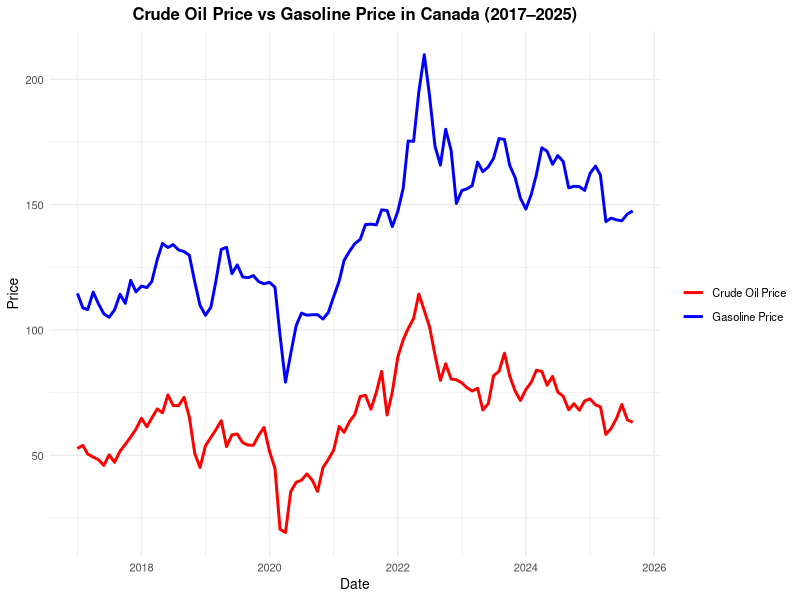
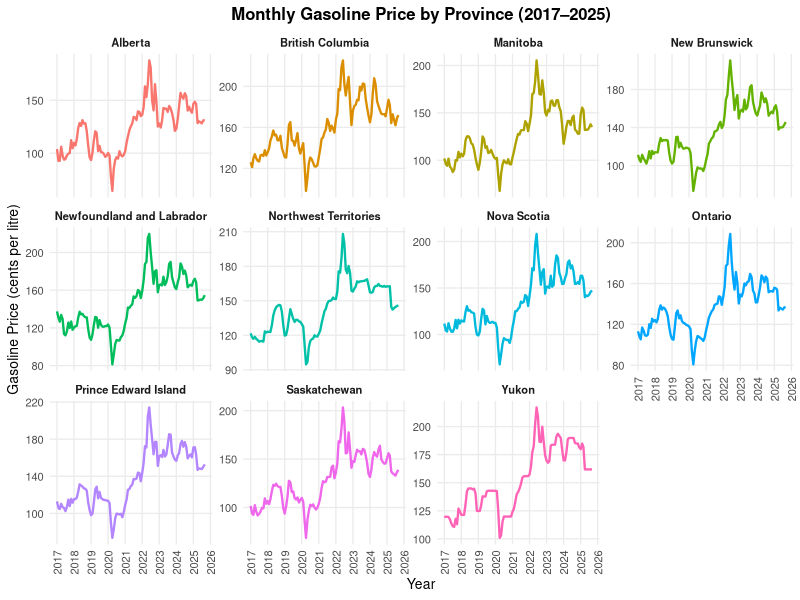
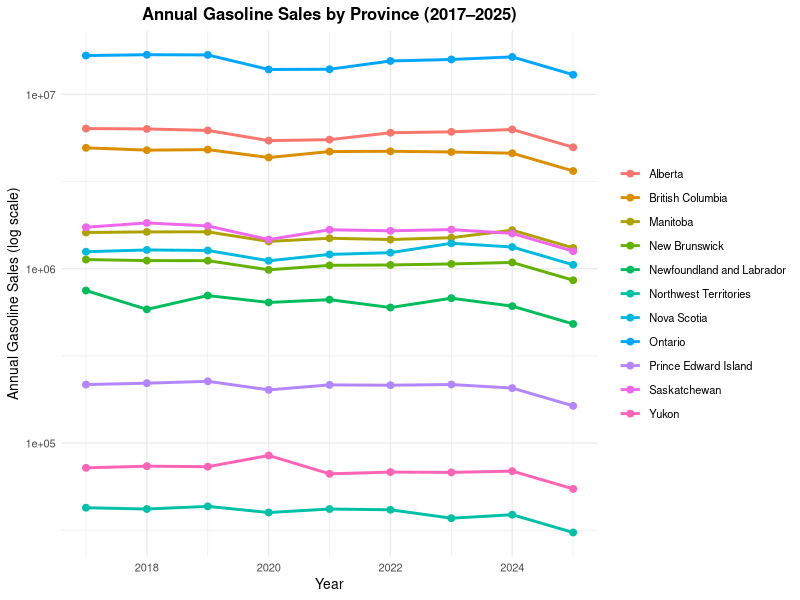
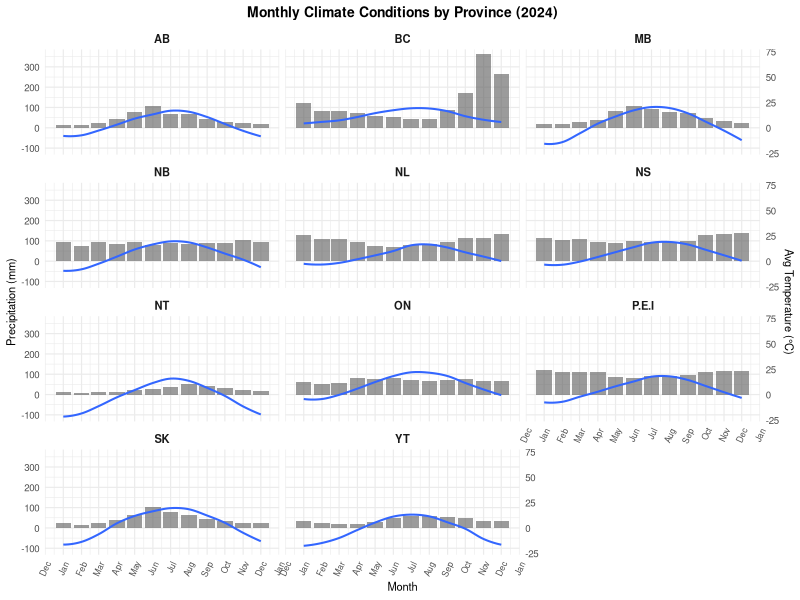

Recreate these plots in R, in order.
## ---- chunk 1
#| message: true
#| warning: true
#| include: false

library(knitr)
library(dplyr)
library(ggplot2)
library(lubridate)
library(kableExtra)
library(stringr)

gas<-read.csv("Final_Data.csv")

## ---- chunk 2
#| label: fig-price-ca
#| fig-cap: Gasoline Price in Canada (General Case)
#| echo: false
#| warning: false
#| message: false


gas$Date <- as.Date(gas$Date)

# National average monthly gasoline price
gas_price_monthly <- gas %>%
  group_by(Date) %>%
  summarise(Avg_Gasoline = mean(Gasoline_Price, na.rm = TRUE))

# National average monthly crude oil price 
oil_price_monthly <- gas %>%
  group_by(Date) %>%
  summarise(Avg_Crude = mean(Crude_Oil_Price, na.rm = TRUE))

# Combine two series into one data frame
price_compare <- gas_price_monthly %>%
  left_join(oil_price_monthly, by = "Date")

# Crude Oil vs Gasoline graph
ggplot(price_compare, aes(x = Date)) +
  geom_line(aes(y = Avg_Gasoline, color = "Gasoline Price"), size = 1) +
  geom_line(aes(y = Avg_Crude, color = "Crude Oil Price"), size = 1) +
  scale_color_manual(values = c("Gasoline Price" = "blue",
                                "Crude Oil Price" = "red")) +
  labs(
    title = "Crude Oil Price vs Gasoline Price in Canada (2017–2025)",
    x = "Date",
    y = "Price",
    color = ""
  ) +
  theme_minimal(base_size = 10) +
  theme(
    plot.title = element_text(hjust = 0.5, face = "bold")
  )


## ---- chunk 3
#| label: fig-price-spe
#| fig-cap: Gasoline Price in Canada by Province
#| echo: false
#| warning: false
#| message: false
gas$Date <- as.Date(gas$Date)


gas_clean <- gas %>%
  filter(!is.na(Province), Province != "") %>%
  group_by(Province) %>%
  filter(!all(is.na(Gasoline_Price))) %>%
  ungroup()


ggplot(gas_clean, aes(x = Date, y = Gasoline_Price, color = Province)) +
  geom_line(size = 0.8, show.legend = FALSE) +      
  facet_wrap(~ Province, scales = "free_y", ncol = 4) +
  scale_x_date(
    date_breaks = "1 year",
    date_labels = "%Y"
  ) +
  labs(
    title = "Monthly Gasoline Price by Province (2017–2025)",
    x = "Year",
    y = "Gasoline Price (cents per litre)"
  ) +
  theme_minimal(base_size = 10) +
  theme(
    plot.title = element_text(hjust = 0.5, face = "bold"),
    strip.text = element_text(face = "bold"),
    axis.text.x = element_text(angle = 90, vjust = 0.5),
    panel.grid.minor = element_blank()
  )

## ---- chunk 4
#| label: fig-sale-pro
#| fig-cap: Gasoline Sales in Canada by Province
#| echo: false
#| warning: false
#| message: false
library(dplyr)
library(ggplot2)
library(lubridate)

# Drop NA rows and ensure Sale_quant correct
gas_clean <- gas %>%
  filter(!is.na(Sale_quant), !is.na(Province)) %>%
  mutate(Year = year(Date))

# annual sales by province
annual_sales <- gas_clean %>%
  group_by(Province, Year) %>%
  summarise(Annual_Sales = sum(Sale_quant, na.rm = TRUE), .groups = "drop")

# log y-axis
ggplot(annual_sales, aes(x = Year, y = Annual_Sales, color = Province, group = Province)) +
  geom_line(size = 1) +
  geom_point(size = 2) +
  scale_y_log10() +                                   
  labs(
    title = "Annual Gasoline Sales by Province (2017–2025)",
    x = "Year",
    y = "Annual Gasoline Sales (log scale)"
  ) +
  theme_minimal(base_size = 10) +
  theme(
    plot.title = element_text(hjust = 0.5, face = "bold"),
    legend.title = element_blank()
  )

## ---- chunk 5
#| label: tbl-tax-ca
#| echo: false
#| message: false
#| warning: false
#| fig-height: 5
#| fig-width: 6
#| tbl-cap: Fuel charge rates by Province (Unit $ per Litre)

library(tidyverse)
library(kableExtra)


fuel_summary <- read_csv("Fuel_Charge_Table.csv") %>%
  

  mutate(
    Province = recode(Province,
      "Ontario" = "ON",
      "Quebec" = "QC",
      "British Columbia" = "BC",
      "Alberta" = "AB",
      "Saskatchewan" = "SK",
      "Manitoba" = "MB",
      "New Brunswick" = "NB",
      "Nova Scotia" = "NS",
      "Prince Edward Island" = "P.E.I",
      "Newfoundland and Labrador" = "NL",
      "Yukon" = "YT",
      "Northwest Territories" = "NT",
      "Nunavut" = "NU"
    )
  )

fuel_summary %>%
  kbl(
    digits = 2,
    align = "lcccccc"
  ) %>%
  kable_classic(full_width = FALSE, html_font = "Times New Roman") %>%
  add_header_above(c(" " = 1, "Fiscal Year" = 6)) %>%
  kable_styling(position = "center", font_size = 8)


## ---- chunk 6
#| label: fig-cli
#| echo: false
#| message: false
#| warning: false
#| fig-cap: Temperacture and Precipitation Change by Provibce



gas$Date <- as.Date(gas$Date)

climate_2024 <- gas %>%
  filter(
    year(Date) == 2024,
    Province != "Nunavut"
  )

climate_2024 <- climate_2024 %>%
  mutate(
    Province_short = case_when(
      Province == "Newfoundland and Labrador" ~ "NL",
      Province == "Prince Edward Island"      ~ "P.E.I",
      Province == "Nova Scotia"               ~ "NS",
      Province == "New Brunswick"             ~ "NB",
      Province == "Quebec"                    ~ "QC",
      Province == "Ontario"                   ~ "ON",
      Province == "Manitoba"                  ~ "MB",
      Province == "Saskatchewan"              ~ "SK",
      Province == "Alberta"                   ~ "AB",
      Province == "British Columbia"          ~ "BC",
      Province == "Yukon"                     ~ "YT",
      Province == "Northwest Territories"     ~ "NT",
      TRUE ~ Province   # 
    )
  )

ggplot(climate_2024, aes(x = Date)) +
  # Precipitation bars
  geom_col(aes(y = Precip_mm), alpha = 0.6) +
  
  # Smoothed temperature line（loess 平滑）
  geom_smooth(
    aes(y = AvgTemp_C * 5),
    method = "loess",
    se = FALSE,
    span = 0.4, 
    alpha = 0.8,
    linewidth = 0.7
  ) +
  
  # double
  scale_y_continuous(
    name = "Precipitation (mm)",
    sec.axis = sec_axis(~ . / 5, name = "Avg Temperature (°C)")
  ) +
  
  scale_x_date(
    date_breaks = "1 month",
    date_labels = "%b"
  ) +
  
  facet_wrap(~ Province_short, ncol = 3) +
  
  labs(
    title = "Monthly Climate Conditions by Province (2024)",
    x = "Month"
  ) +
  
  theme_minimal(base_size = 9) +
  theme(
    strip.text = element_text(face = "bold", size = 8),
    axis.text.x = element_text(angle = 65, hjust = 1, size = 6),
    axis.text.y = element_text(size = 7),
    axis.title = element_text(size = 8),
    plot.title = element_text(hjust = 0.5, face = "bold", size = 10)
  )


## ---- chunk 7
#| echo: false
#| message: false
#| warning: false
library(dplyr)
library(lubridate)
library(forecast)
library(tidyr)
library(purrr)

library(dplyr)
library(nlme)
library(tidyr)

panel <- gas_clean %>%
  select(Province, Date, Gasoline_Price, Tax_cents_per_litre, Crude_Oil_Price) %>%
  drop_na() %>%
  mutate(
    Province = factor(Province),
    ln_price = log(Gasoline_Price),
    tnum     = as.numeric(Date)
  ) %>%
  arrange(Province, Date)

fit_price_pooled <- gls(
  ln_price ~ Tax_cents_per_litre + Crude_Oil_Price + Province,
  data = panel,
  correlation = corAR1(form = ~ tnum | Province),
  method = "REML"
)



## ---- chunk 8
#| echo: false
#| message: false
#| warning: false
library(dplyr)
library(lubridate)
library(broom)
library(tidyr)

demand_data <- gas %>%
  mutate(
    Date     = as.Date(Date),
    Province = trimws(Province)
  ) %>%
  filter(
    Province != "",
    Date >= as.Date("2017-01-01"),
    Date <= as.Date("2025-09-01"),
    !Province %in% c("Quebec", "Nunavut")
  ) %>%
  select(
    Province, Date,
    Sale_quant,
    Gasoline_Price,
    AvgTemp_C,
    Precip_mm,
    Vehicles_Reg
  ) %>%
  drop_na() %>%
  mutate(
    ln_sales   = log(Sale_quant),
    ln_price   = log(Gasoline_Price),
    ln_veh_reg = log(Vehicles_Reg),
    Province   = relevel(factor(Province), ref = "Alberta")
  )

demand_fit <- lm(
  ln_sales ~ ln_price + AvgTemp_C + Precip_mm + ln_veh_reg + factor(Province),
  data = demand_data
)


#demand_coef <- tidy(demand_fit)
#demand_coef

## ---- chunk 9
#| label: tbl-price-pooled
#| echo: false
#| message: false
#| warning: false
#| tbl-cap: Pooled Price Model Coefficients (GLS)


tab <- as.data.frame(summary(fit_price_pooled)$tTable)
tab <- cbind(Term = rownames(tab), tab)
rownames(tab) <- NULL

# Rename columns
names(tab) <- c("Term", "Estimate", "Std. Error", "t value", "p value")

# Plain LaTeX table, no extra macros
knitr::kable(
  tab,
  format = "latex",
  digits = 4,
  booktabs = TRUE,
  longtable = FALSE
)

## ---- chunk 10
#| echo: false

summary(demand_fit)
